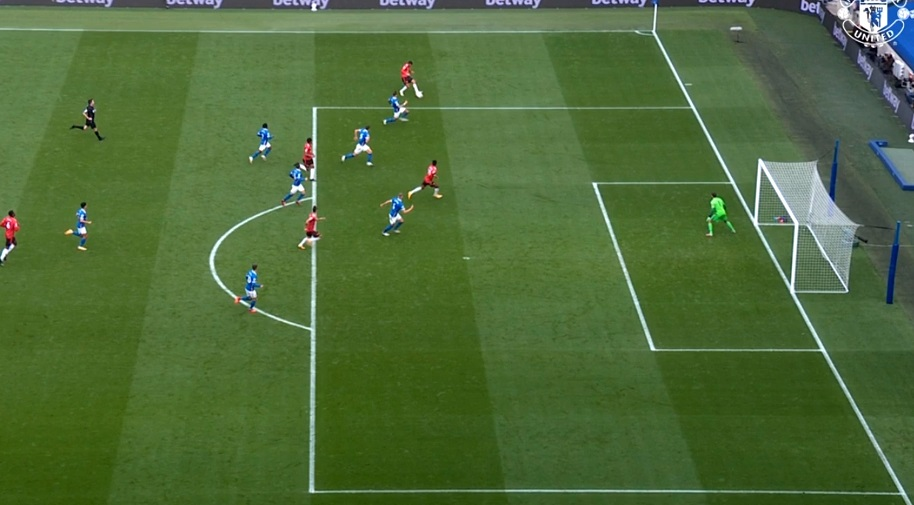
#> input picture Perspective Homography/KkQ9B.jpg, 914 x 505 px, found by its file name
$ python PerspectiveHomography.py
#> lines starting #> are read from the running program, lines starting #| are printed output that depends on the picture; after the words box and inside, x2 and y2 are one past the last pixel; in counts of white or black regions, pixels touching at a corner belong together
import cv2 as cv
import numpy as np
from pathlib import Path

if __name__ == '__main__' :

     # Read destination image.
     im_dst = cv.imread(str(Path('Perspective Homography/KkQ9B.jpg')))
#> im_dst is the input picture: shape (505, 914, 3); mean B, G, R 57.6, 107.2, 78.7
     pts_dst = np.array([[314, 107], [693, 107], [903, 493],[311, 491]])

     # Read source image.
     im_src = cv.imread(str(Path('Perspective Homography/pitch.jpg')))
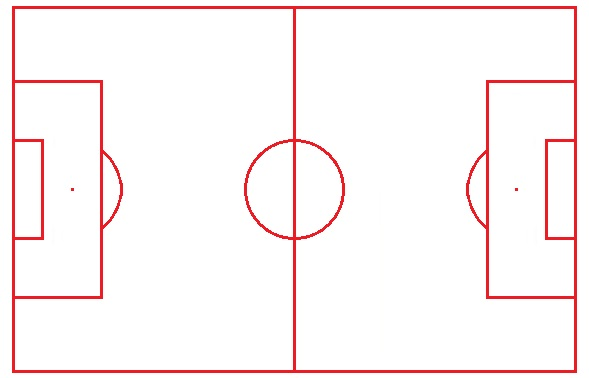
#> input picture Perspective Homography/pitch.jpg, 589 x 378 px, found by its file name
#> im_src is the input picture: shape (378, 589, 3); mean B, G, R 243.8, 243.4, 252.2
     pts_src = np.array([[487, 81],[575, 81],[575, 297],[487, 297]])

     # Calculate Homography
     h, status = cv.findHomography(pts_src, pts_dst)

     # Warp source image to destination based on homography
     im_out = cv.warpPerspective(im_src, h, (im_dst.shape[1],im_dst.shape[0]), borderValue=[255,255,255])
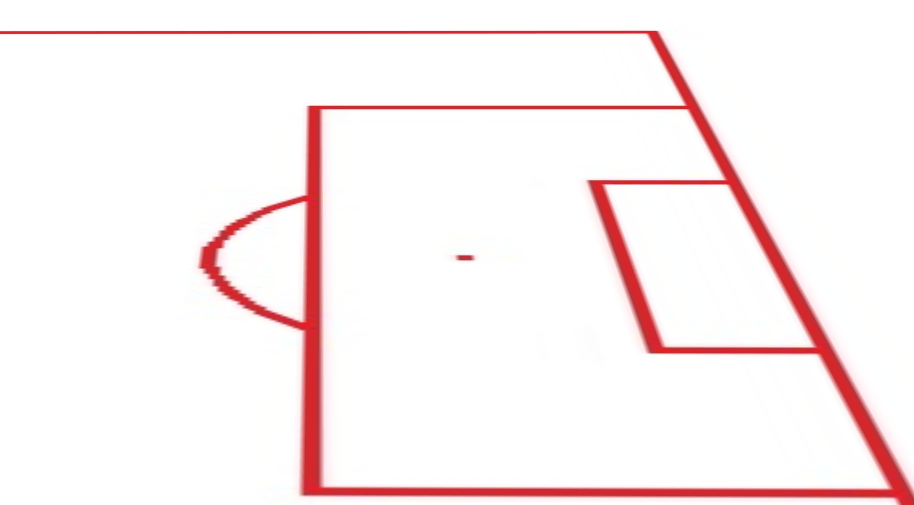
#> im_out: shape (505, 914, 3); mean B, G, R 241.4, 241, 251.5
     mask = im_out[:,:,0] < 100
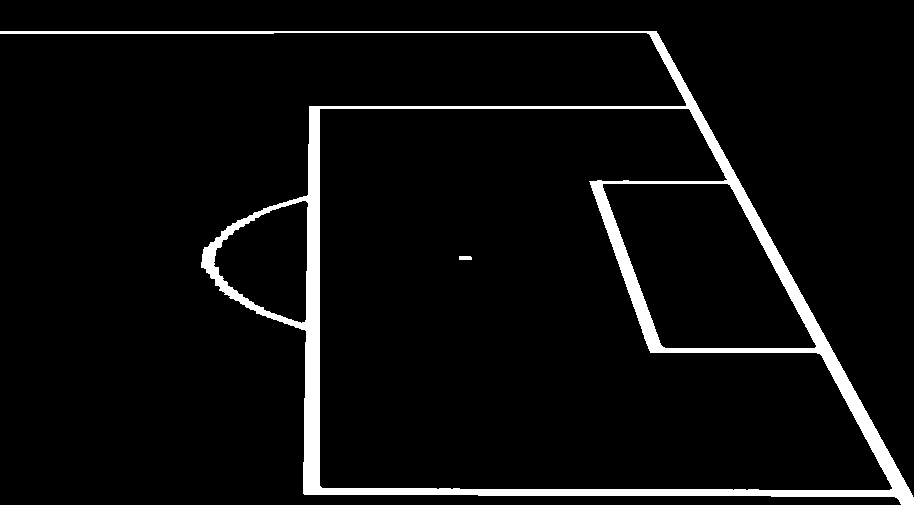
#> mask: shape (505, 914) bool; 5.1% white; 2 white regions, box (x1, y1, x2, y2) and area: (0, 31, 914, 505) 23697, (459, 256, 472, 260) 51

     im_out_overlapped = im_dst.copy()
     im_out_overlapped[mask] = [0,0,255]
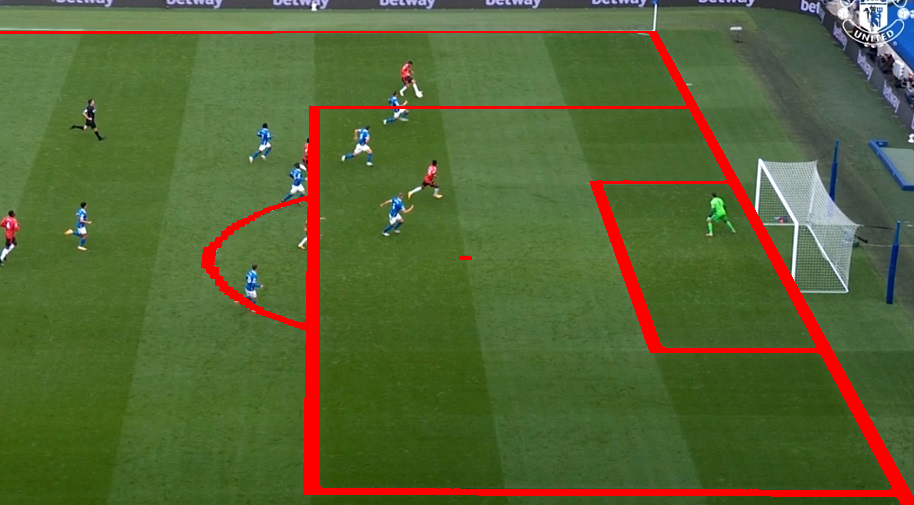
#> im_out_overlapped: shape (505, 914, 3); 5.15% of pixels changed, all inside (x1, y1, x2, y2) = (0, 31, 914, 505)
     # Display images
     cv.imshow("Source Image", im_src)
     cv.imshow("Destination Image", im_dst)
     cv.imshow("Warped Source Image", im_out)
     cv.imshow("Warped", im_out_overlapped)
     cv.waitKey(0)
